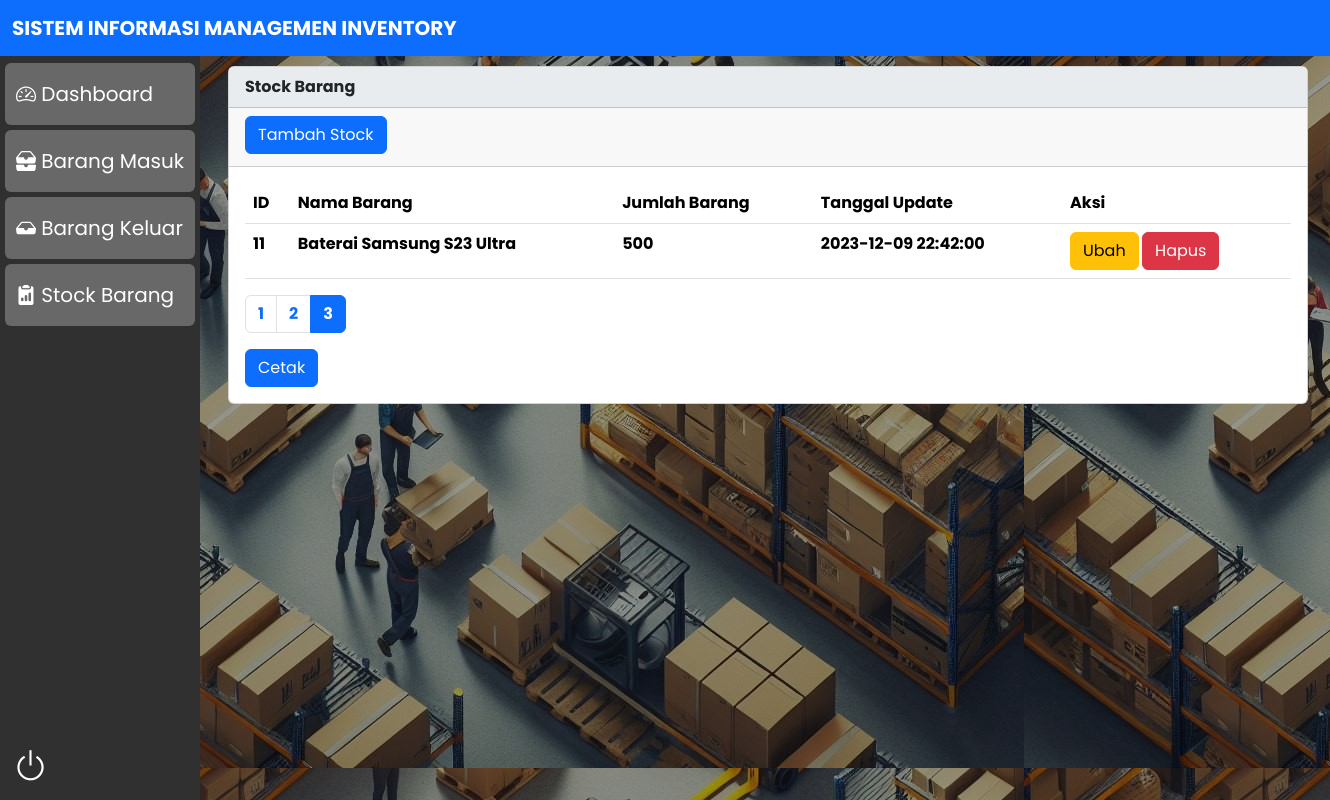
Screenshot of /pages/stockbarang.php?page=3 (signed in) with the database file from the repository.
### tables this page shows
CREATE TABLE `stockbarang` (
  `id` int(11) NOT NULL,
  `nama_barang` varchar(100) NOT NULL,
  `jumlah` int(11) NOT NULL,
  `tanggalupdate` datetime NOT NULL
);

### pages/stockbarang.php (the view, shortened to what this page needs)
<?php
require '../system/functions.php';
?>
<!DOCTYPE html>
<html lang="en">
<head>
  <link rel="stylesheet" href="styles.css">
  <link href="https://cdn.jsdelivr.net/npm/bootstrap@5.3.2/dist/css/bootstrap.min.css" rel="stylesheet"
>
  <link rel="stylesheet" href="https://cdn.jsdelivr.net/npm/bootstrap-icons@1.11.2/font/bootstrap-icons.min.css">
</head>
<body id="bgstock">
  <div class="container pb-3"></div>
  <nav class="navbar bg-primary fixed-top" data-bs-theme="dark">
    <div class="container-fluid">
      <a class="navbar-brand" href="#">SISTEM INFORMASI MANAGEMEN INVENTORY</a>
    </div>
  </nav>
  <div class="sidenav">
    <a id="menu" class="btn" href="dashboard.php"><i class="bi bi-speedometer2"></i> Dashboard</a>
    <a id="menu" class="btn" href="barangmasuk.php"><i class="bi bi-inboxes-fill"></i> Barang Masuk</a>
    <a id="menu" class="btn" href="barangkeluar.php"><i class="bi bi-inbox-fill"></i> Barang Keluar</a>
    <a id="menu" class="btn" href="#"><i class="bi bi-clipboard2-data-fill"></i></i> Stock Barang</a>
    <a class="btn" role="button" id="logout" href="../system/logout.php"><i class="bi bi-power"
        style="font-size: 35px;"></i></a>
  </div>
  <div class="container ps-5" id="jarak">
    <div class="card">
      <div class="card-header bg-body-secondary">
        Stock Barang
      </div>
      <div class="card-header">
        <button class="btn btn-primary mb-1" type="button" data-bs-toggle="collapse" data-bs-target="#collapseExample"
          aria-expanded="false" aria-controls="collapseExample">
          Tambah Stock
        </button>
      </div>
      <div class="card-body">
        <?php
        $per_page = 5;
        $page = isset($_GET['page']) ? (int) $_GET['page'] : 1;
        $start = ($page - 1) * $per_page;
        $sql2 = "SELECT * FROM stockbarang ORDER BY id ASC LIMIT $start, $per_page";
        $q2 = mysqli_query($conn, $sql2);
        $total_rows = mysqli_num_rows(mysqli_query($conn, "SELECT * FROM stockbarang"));
        $total_pages = ceil($total_rows / $per_page);
        $true_urut = ($page - 1) * $per_page + 1;
        ?>
        <table class="table">
          <thead>
            <tr>
              <th scope="col">ID</th>
              <th scope="col">Nama Barang</th>
              <th scope="col">Jumlah Barang</th>
              <th scope="col">Tanggal Update</th>
              <th scope="col">Aksi</th>
            </tr>
          </thead>
          <tbody>
            <?php
            while ($r2 = mysqli_fetch_array($q2)) {
              $id = $r2['id'];
              $nama_barang = $r2['nama_barang'];
              $jumlah = $r2['jumlah'];
              $tanggalupdate = $r2['tanggalupdate'];
              ?>
              <tr>
                <th scope="row">
                  <?php echo $true_urut++; ?>
                </th>
                <td scope="row">
                  <?php echo $nama_barang; ?>
                </td>
                <td scope="row">
                  <?php echo $jumlah; ?>
                </td>
                <td scope="row">
                  <?php echo $tanggalupdate; ?>
                </td>
                <td scope="row">
                  <a href="stockbarang.php?op=edit&id=<?php echo $id; ?>"><button type="button"
                      class="btn btn-warning">Ubah</button></a>
                  <a href="stockbarang.php?op=delete&id<?php echo $id; ?>"
                    onclick="return confirm('Yakin mau hapus data?')">
                    <button type="button" class="btn btn-danger">Hapus</button>
                  </a>
                </td>
              </tr>
              <?php
            }
            ?>
          </tbody>
        </table>
        <nav aria-label="Page navigation">
          <ul class="pagination">
            <?php for ($i = 1; $i <= $total_pages; $i++): ?>
              <li class="page-item <?php echo ($i == $page) ? 'active' : ''; ?>">
                <a class="page-link" href="?page=<?php echo $i; ?>">
                  <?php echo $i; ?>
                </a>
              </li>
            <?php endfor; ?>
          </ul>
          <a class="btn btn-primary" href='../export_pdf.php?page=<?php echo $page; ?>' target="_blank">Cetak</a>
        </nav>
      </div>
    </div>
</body>
</html>

### pages/styles.css (style rules this page uses)
* { margin: 0; padding: 0; box-sizing: border-box; font-family: 'Poppins', sans-serif; font-weight: bold; }
#bgstock { background-image: url(../images/bgstock.jpg); }
.sidenav { height: 100%; width: 200px; position: fixed; z-index: 1; top: 0; left: 0; background-color: #303030; overflow-x: hidden; padding-top: 58px; }
.sidenav a#menu { text-align: left; padding: 15px 6px 15px 10px; margin: 5px; text-decoration: none; font-size: 20px; color: #ffffff; display: block; background-color: #686868; }
.sidenav a#logout { color: #ffffff; position: absolute; bottom: 0; }
#jarak { width: 100%; padding-top: 50px; margin-left: 180px; }

### rows the page displays
stockbarang: nama_barang "Baterai Samsung S23 Ultra", jumlah "500", tanggalupdate "2023-12-09 22:42:00"
